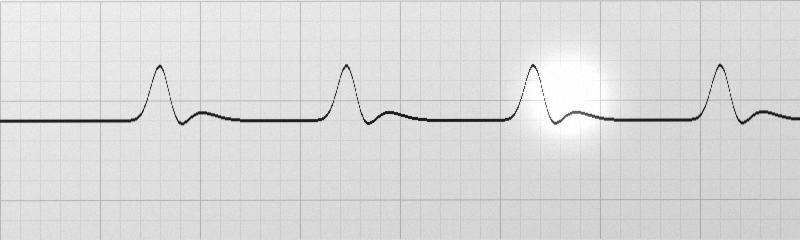
#> input picture apps/data/synth_v1/synth_000001.png, 800 x 240 px
$ python -i image_extract.py   (imports and definitions only)
#> lines starting #> are read from the running program, lines starting #| are printed output that depends on the picture; after the words box and inside, x2 and y2 are one past the last pixel; in counts of white or black regions, pixels touching at a corner belong together
#> further down, picture is the input picture: shape (240, 800); min 22, max 255, mean 218.8
"""Vectorizar trazo ECG desde foto (una derivación horizontal aproximada).

La señal se replica en 12 canales para el CNN entrenado en 12 derivaciones (modo cribado).
"""

from __future__ import annotations

import numpy as np

try:
    import cv2
except ImportError:
    cv2 = None


def _ensure_cv2():
    if cv2 is None:
        raise ImportError("opencv-python-headless is required for image extraction")


def _interpolate_nans(y: np.ndarray) -> np.ndarray:
    n = y.size
    mask = np.isfinite(y)
    if not mask.any():
        return np.zeros(n, dtype=np.float32)
    if mask.all():
        return y.astype(np.float32)
    x = np.arange(n)
    good = x[mask]
    vals = y[mask].astype(np.float64)
    filled = np.interp(x, good, vals).astype(np.float32)
    return filled


def extract_lead_1d_from_gray(gray: np.ndarray, target_len: int = 1000) -> tuple[np.ndarray, float]:
    """Extrae una serie 1D (posición vertical del trazo por columna) y score 0–1 de cobertura."""
#> called with target_len = 1000
    _ensure_cv2()
    h, w = gray.shape[:2]
#> h = 240; w = 800
    if w < 16 or h < 16:
        raise ValueError("Image too small")

    small = cv2.resize(gray, (target_len, max(64, min(h, 256))), interpolation=cv2.INTER_AREA)
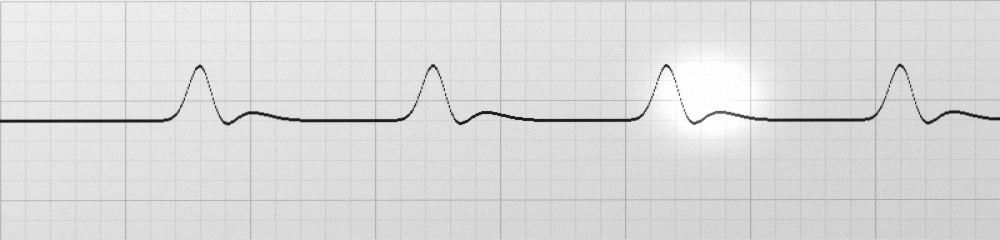
#> small: shape (240, 1000); min 22, max 255, mean 218.9
    hs, ws = small.shape[:2]
#> hs = 240; ws = 1000
    blur = cv2.GaussianBlur(small, (5, 5), 0)
    _, bw = cv2.threshold(blur, 0, 255, cv2.THRESH_BINARY_INV + cv2.THRESH_OTSU)
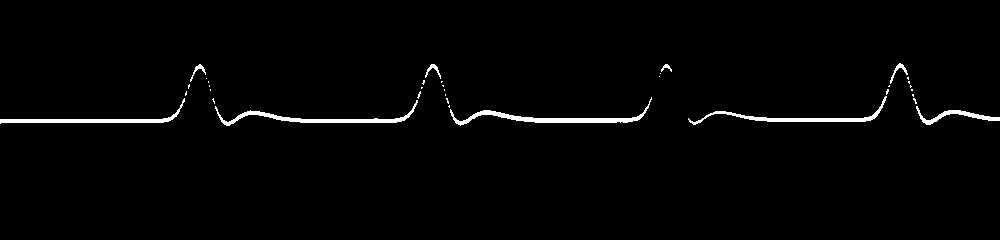
#> bw: shape (240, 1000); 1.7% white; 35 white regions (26 under 20 px), largest, box (x1, y1, x2, y2) and area: (450, 97, 652, 126) 954, (215, 100, 418, 126) 850, (688, 96, 887, 125) 751
    ys: list[float] = []
    for x in range(ws):
        col = bw[:, x]
        rows = np.where(col > 0)[0]
        if rows.size == 0:
            ys.append(float("nan"))
        else:
            ys.append(float(np.mean(rows)))
#> this loop made 1000 passes
#> rows on passes 1 to 3: [119, 120, 121, 122, 123], [119, 120, 121, 122], [119, 120, 121, 122]
#> after the loop, ys = 1000 items, first 6: 121, 120.5, 120.5, 120.5, 120.5, 120.5

    y = np.array(ys, dtype=np.float32)
    y = _interpolate_nans(y)
#> in _interpolate_nans, `x = np.arange(n)`: x = 1000 values from 0 to 999
#> in _interpolate_nans, `good = x[mask]`: good = 974 values from 0 to 999
#> in _interpolate_nans, `vals = y[mask].astype(np.float64)`: vals = 974 values, max 123.5 at index 224, min 65 at index 873, mean 113.8
#> in _interpolate_nans, `filled = np.interp(x, good, vals).astype(np.float32)`: filled = 1000 values, max 123.5 at index 227, min 65 at index 899, mean 113.2
#> y has the same summary as filled in _interpolate_nans
    y = (y - y.mean()) / (y.std() + 1e-6)
#> y = 1000 values, max 0.747 at index 227, min -3.51 at index 899, mean 2.21e-07
    activity = float(np.std(y))
#> activity = 1
    edge = float(np.mean(np.abs(np.diff(y)))) if y.size > 1 else 0.0
#> edge = 0.0383
    # Proxy 0–1: trazo con variación vs. línea plana o fallo de detección
    coverage = min(1.0, max(0.0, 0.35 * activity + 0.45 * min(edge, 2.0)))
#> coverage = 0.367
    return y.astype(np.float32), coverage


def load_image_bgr(path: str) -> np.ndarray:
    _ensure_cv2()
    img = cv2.imread(path, cv2.IMREAD_COLOR)
    if img is None:
        raise FileNotFoundError(path)
    return img


def image_file_to_gray(path: str) -> np.ndarray:
    bgr = load_image_bgr(path)
    return cv2.cvtColor(bgr, cv2.COLOR_BGR2GRAY)


def bytes_to_gray(data: bytes) -> np.ndarray:
    _ensure_cv2()
    arr = np.frombuffer(data, dtype=np.uint8)
    img = cv2.imdecode(arr, cv2.IMREAD_GRAYSCALE)
    if img is None:
        raise ValueError("Could not decode image bytes")
    return img


def single_lead_to_12(single: np.ndarray) -> np.ndarray:
    """(T,) -> (12, T) misma señal en todos los canales."""
    return np.tile(single[np.newaxis, :], (12, 1)).astype(np.float32)


def extraction_quality_score(coverage: float) -> int:
    """1–3 para API; 3 = buena cobertura de trazo."""
    if coverage >= 0.45:
        return 3
    if coverage >= 0.2:
        return 2
    return 1

>>> import cv2
>>> picture = cv2.imread('../../apps/data/synth_v1/synth_000001.png', cv2.IMREAD_GRAYSCALE)
>>> result = extract_lead_1d_from_gray(picture)

$ run again, on apps/data/synth_v1/synth_000002.png
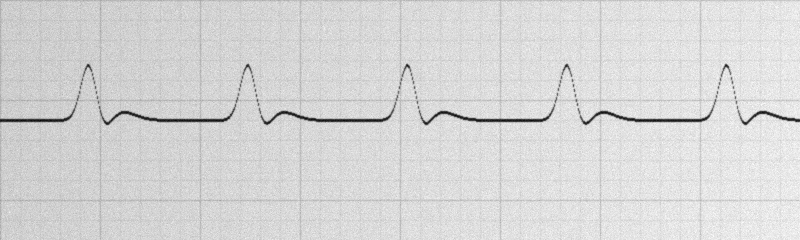
#> input picture apps/data/synth_v1/synth_000002.png, 800 x 240 px
#> picture is the input picture: shape (240, 800); min 6, max 255, mean 214.7
#> in extract_lead_1d_from_gray, `small = cv2.resize(gray, (target_len, max(64, min(h, 256))), interpola..`:
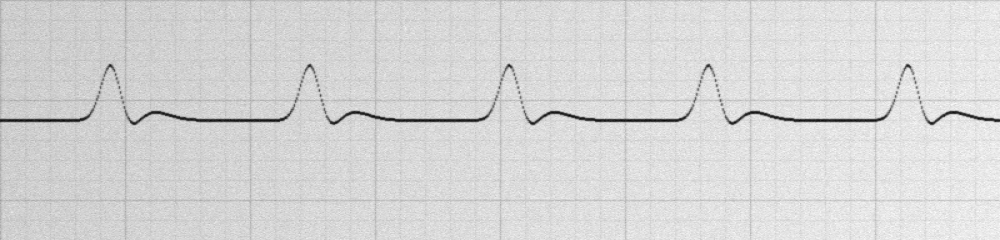
#> small: shape (240, 1000); min 6, max 254, mean 214.8
#> in extract_lead_1d_from_gray, `_, bw = cv2.threshold(blur, 0, 255, cv2.THRESH_BINARY_INV + cv2.THRESH..`:
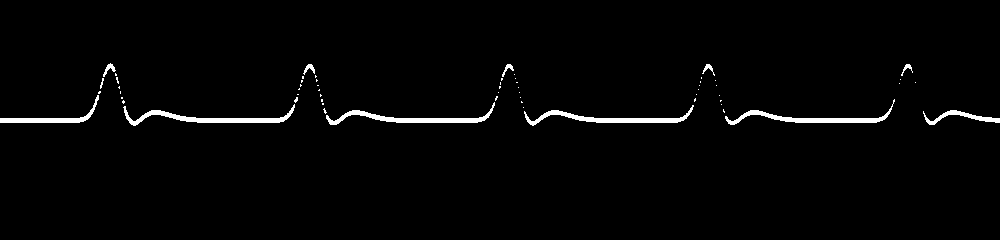
#> bw: shape (240, 1000); 2% white; 61 white regions (49 under 20 px), largest, box (x1, y1, x2, y2) and area: (123, 104, 295, 126) 880, (326, 102, 495, 125) 837, (524, 105, 694, 126) 828
#> after the loop in extract_lead_1d_from_gray, `for x in range(ws):`: ys = 1000 items, first 6: 120, 120, 120, 120, 120, 120
#> x = 1000 values from 0 to 999
#> good = 983 values from 0 to 999
#> vals = 983 values, max 123 at index 133, min 65 at index 110, mean 113.1
#> filled = 1000 values, max 123 at index 133, min 65 at index 110, mean 112.7
#> in extract_lead_1d_from_gray, `y = _interpolate_nans(y)`: y has the same summary as filled in _interpolate_nans
#> in extract_lead_1d_from_gray, `y = (y - y.mean()) / (y.std() + 1e-6)`: y = 1000 values, max 0.73 at index 133, min -3.39 at index 110, mean -3.01e-07
#> activity = 1
#> edge = 0.0464
#> coverage = 0.371

$ run again, on apps/data/synth_v1/synth_000003.png
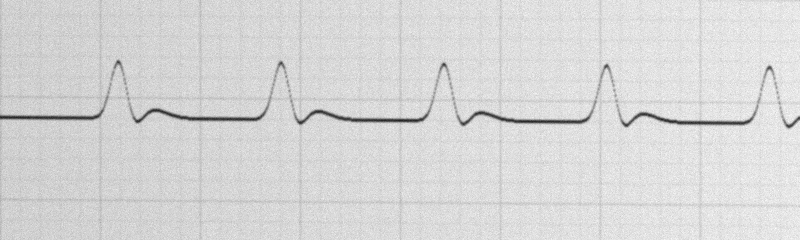
#> input picture apps/data/synth_v1/synth_000003.png, 800 x 240 px
#> picture is the input picture: shape (240, 800); min 31, max 255, mean 215.1
#> in extract_lead_1d_from_gray, `small = cv2.resize(gray, (target_len, max(64, min(h, 256))), interpola..`:
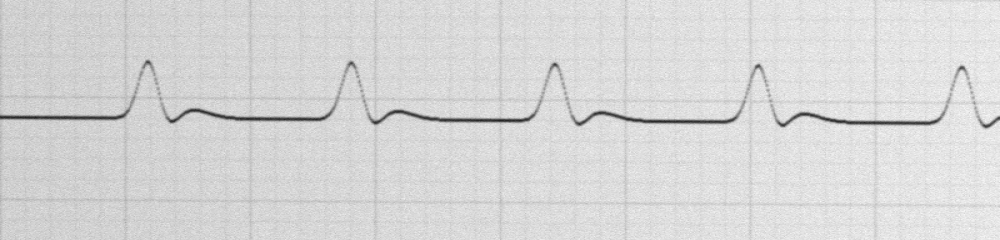
#> small: shape (240, 1000); min 31, max 255, mean 215.2
#> in extract_lead_1d_from_gray, `_, bw = cv2.threshold(blur, 0, 255, cv2.THRESH_BINARY_INV + cv2.THRESH..`:
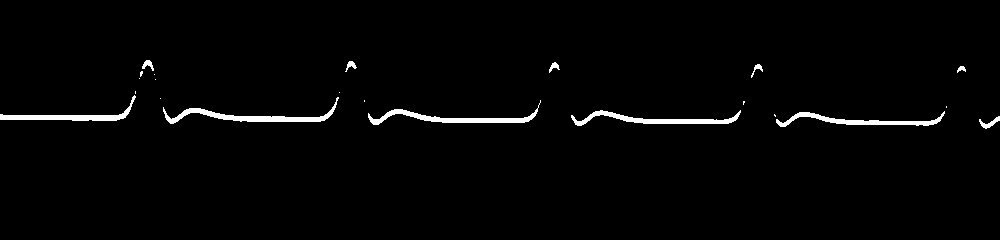
#> bw: shape (240, 1000); 1.9% white; 22 white regions (11 under 20 px), largest, box (x1, y1, x2, y2) and area: (163, 97, 339, 124) 964, (368, 100, 541, 125) 885, (571, 110, 741, 126) 844
#> the loop in extract_lead_1d_from_gray, `for x in range(ws):` made 1000 passes
#> rows on passes 1 to 3: [114, 115, 116, 117, 118, 119], [114, 115, 116, 117, 118, 119], [114, 115, 116, 117, 118, 119]
#> after the loop in extract_lead_1d_from_gray, `for x in range(ws):`: ys = 1000 items, first 6: 116.5, 116.5, 116.5, 117, 117, 117
#> x = 1000 values from 0 to 999
#> good = 914 values from 0 to 999
#> vals = 914 values, max 126 at index 899, min 62 at index 144, mean 114.6
#> filled = 1000 values, max 126 at index 985, min 62 at index 147, mean 112.6
#> in extract_lead_1d_from_gray, `y = _interpolate_nans(y)`: y has the same summary as filled in _interpolate_nans
#> in extract_lead_1d_from_gray, `y = (y - y.mean()) / (y.std() + 1e-6)`: y = 1000 values, max 0.915 at index 985, min -3.45 at index 147, mean 3.05e-08
#> activity = 1
#> edge = 0.0455
#> coverage = 0.37

$ run again, on apps/data/synth_v1/synth_000004.png
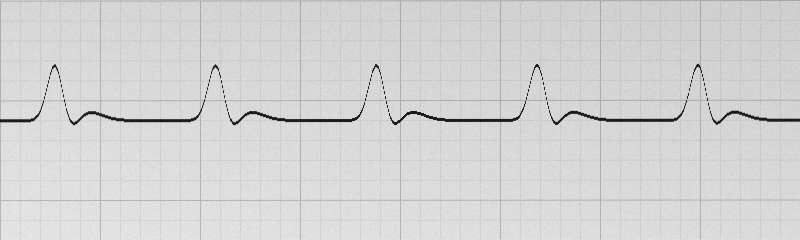
#> input picture apps/data/synth_v1/synth_000004.png, 800 x 240 px
#> picture is the input picture: shape (240, 800); min 18, max 235, mean 212.3
#> in extract_lead_1d_from_gray, `blur = cv2.GaussianBlur(small, (5, 5), 0)`:
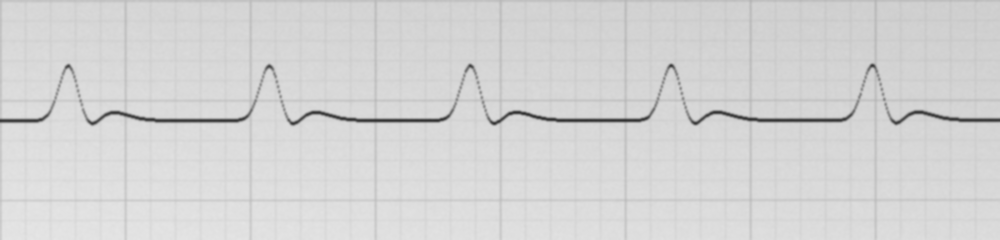
#> blur: shape (240, 1000); min 50, max 229, mean 212.4
#> in extract_lead_1d_from_gray, `_, bw = cv2.threshold(blur, 0, 255, cv2.THRESH_BINARY_INV + cv2.THRESH..`:
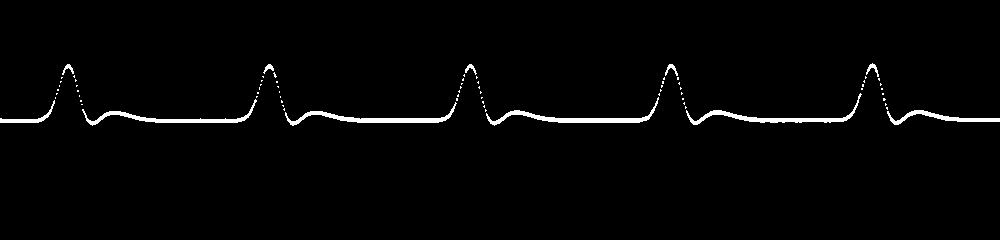
#> bw: shape (240, 1000); 1.8% white; 76 white regions (65 under 20 px), largest, box (x1, y1, x2, y2) and area: (486, 97, 659, 126) 829, (285, 102, 457, 126) 813, (686, 93, 862, 125) 793
#> the loop in extract_lead_1d_from_gray, `for x in range(ws):` made 1000 passes
#> rows on passes 1 to 3: [118, 119, 120, 121, 122], [118, 119, 120, 121, 122], [119, 120, 121, 122]
#> after the loop in extract_lead_1d_from_gray, `for x in range(ws):`: ys = 1000 values, max 123 at index 92, min 65 at index 872, mean 112.7
#> in extract_lead_1d_from_gray, `y = np.array(ys, dtype=np.float32)`: y has the same summary as ys
#> in extract_lead_1d_from_gray, `y = (y - y.mean()) / (y.std() + 1e-6)`: y = 1000 values, max 0.73 at index 92, min -3.38 at index 872, mean 1.74e-07
#> activity = 1
#> edge = 0.047
#> coverage = 0.371
